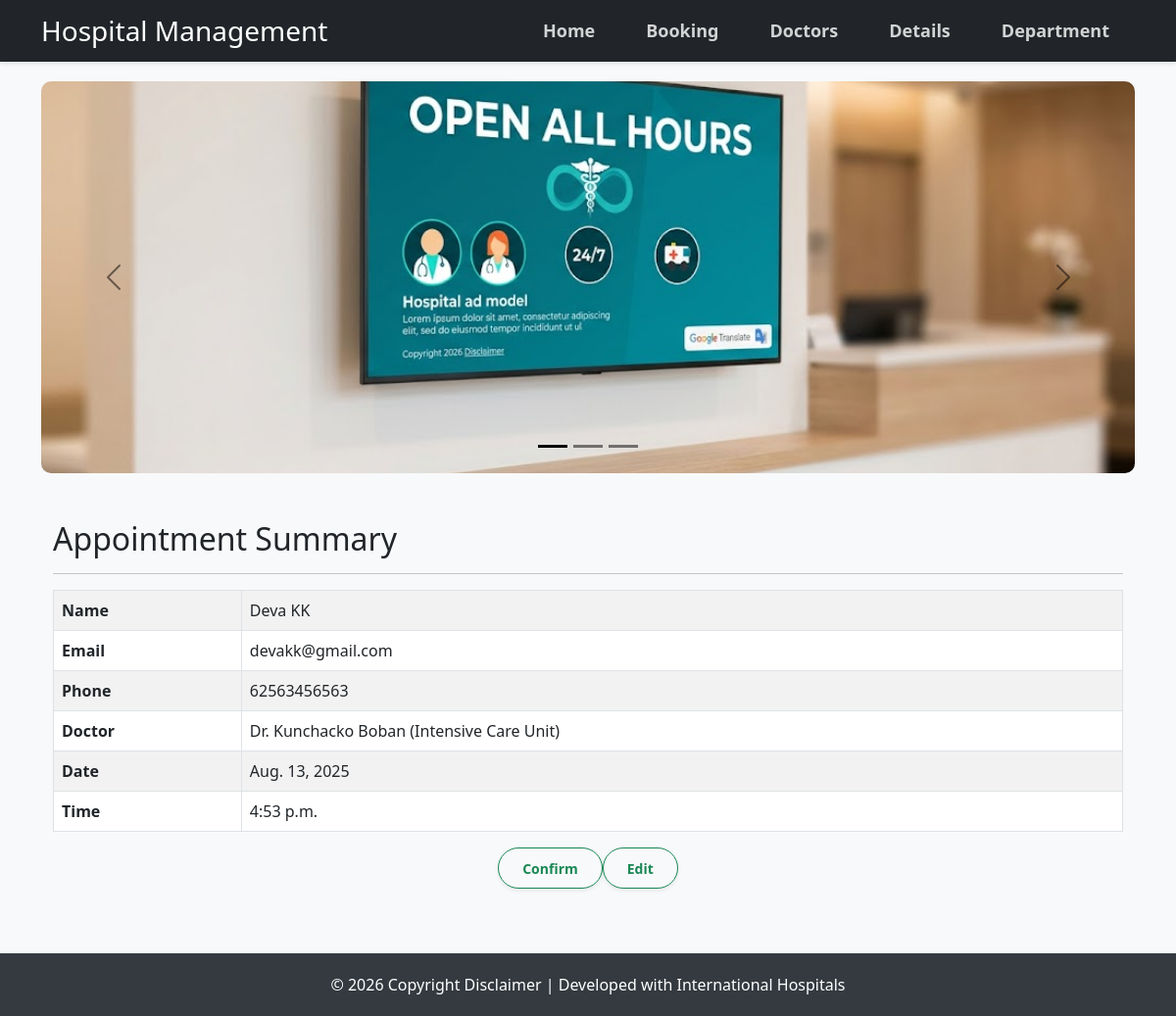
Page /booking/summary/1/ on the committed database.
### app/models.py (models this page shows, shortened)
class Booking(models.Model):
    p_name= models.CharField(max_length=100)
    p_phone= models.CharField(max_length=20)
    p_email= models.EmailField()
    pd_name= models.ForeignKey(Members, on_delete=models.CASCADE)
    b_date= models.DateField()
    b_time= models.TimeField(null=True, blank=True)
    on_b=models.DateField(auto_now_add=True)
    on_t=models.TimeField(auto_now_add=True ,null=True, blank=True)

class Members(models.Model):
    m_name= models.CharField(max_length=100)
    m_field= models.TextField()
    m_department= models.ForeignKey(Departments, on_delete=models.CASCADE)
    m_image= models.ImageField(upload_to='members/')
    def __str__(self):
        return 'Dr. ' + self.m_name + ' (' + self.m_department.d_name + ')'

class Departments(models.Model):
    d_name= models.CharField(max_length=100)
    d_disc= models.TextField()

### app/views.py (the view)
# urls.py: path('booking/summary/<int:booking_id>/', views.booking_detail, name='booking_detail'),
def booking_detail(request, booking_id):
    booking_instance = get_object_or_404(Booking, id=booking_id)
    return render(request, 'confirmlist.html', {'booking': booking_instance})

### templates/confirmlist.html (shortened to what this page needs)
{% extends 'base.html' %}
{% block content %}
<div class="container mt-5">
    <h2>Appointment Summary</h2>
    <hr>
    <table class="table table-striped table-bordered">
        <tr><th>Name</th><td>{{ booking.p_name }}</td></tr>
        <tr><th>Email</th><td>{{ booking.p_email }}</td></tr>
        <tr><th>Phone</th><td>{{ booking.p_phone }}</td></tr>
        <tr><th>Doctor</th><td>{{ booking.pd_name }}</td></tr>
        <tr><th>Date</th><td>{{ booking.b_date }}</td></tr>
        <tr><th>Time</th><td>{{ booking.b_time }}</td></tr>
    </table>
    <div class="d-flex justify-content-center mt-2">
        <a href="{% url 'booking_success' %}" class="btn btn-outline-success px-4 py-2 rounded-pill shadow-sm" style="text-decoration: none;">
            <span class="fw-semibold small">Confirm</span>
        </a>
        <a href="{% url 'booking_edit' booking.id %}" class="btn btn-outline-success px-4 py-2 rounded-pill shadow-sm" style="text-decoration: none;">
            <span class="fw-semibold small">Edit</span>
        </a>
    </div>
</div>
{% endblock %}

### templates/base.html (style rules this page uses)
body { background-color: #f8f9fa; }

### rows in the picture
Booking: p_name "Deva KK", p_email "devakk@gmail.com", p_phone "62563456563", pd_name "Dr. Kunchacko Boban (Intensive Care Unit)", b_date "Aug. 13, 2025", b_time "4:53 p.m."
